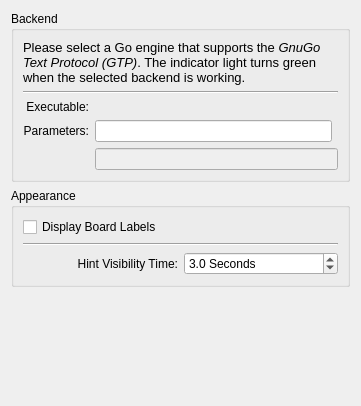
<?xml version="1.0" encoding="UTF-8"?>
<ui version="4.0">
 <class>GeneralConfig</class>
 <widget class="QWidget" name="GeneralConfig">
  <property name="geometry">
   <rect>
    <x>0</x>
    <y>0</y>
    <width>361</width>
    <height>406</height>
   </rect>
  </property>
  <layout class="QVBoxLayout" name="verticalLayout_2">
   <item>
    <widget class="QGroupBox" name="backendGroupBox">
     <property name="title">
      <string>Backend</string>
     </property>
     <layout class="QGridLayout" name="gridLayout">
      <item row="2" column="0">
       <widget class="QLabel" name="label_3">
        <property name="text">
         <string>Executable:</string>
        </property>
        <property name="alignment">
         <set>Qt::AlignRight|Qt::AlignTrailing|Qt::AlignVCenter</set>
        </property>
        <property name="buddy">
         <cstring>engineExecutable</cstring>
        </property>
       </widget>
      </item>
      <item row="2" column="1" colspan="2">
       <widget class="KUrlRequester" name="engineExecutable">
        <property name="sizePolicy">
         <sizepolicy hsizetype="Preferred" vsizetype="Preferred">
          <horstretch>1</horstretch>
          <verstretch>0</verstretch>
         </sizepolicy>
        </property>
        <property name="toolTip">
         <string>Select the executable file to start the Go engine</string>
        </property>
       </widget>
      </item>
      <item row="3" column="0">
       <widget class="QLabel" name="label">
        <property name="text">
         <string>Parameters:</string>
        </property>
        <property name="alignment">
         <set>Qt::AlignRight|Qt::AlignTrailing|Qt::AlignVCenter</set>
        </property>
        <property name="buddy">
         <cstring>engineParameters</cstring>
        </property>
       </widget>
      </item>
      <item row="3" column="1">
       <widget class="QLineEdit" name="engineParameters">
        <property name="toolTip">
         <string>Add here the necessary parameters to start the Engine in GTP mode</string>
        </property>
       </widget>
      </item>
      <item row="4" column="1" colspan="2">
       <widget class="QLineEdit" name="kcfg_EngineCommand">
        <property name="enabled">
         <bool>false</bool>
        </property>
        <property name="focusPolicy">
         <enum>Qt::NoFocus</enum>
        </property>
        <property name="toolTip">
         <string>This is the resulting engine command which will be used by Kigo</string>
        </property>
        <property name="text">
         <string/>
        </property>
        <property name="readOnly">
         <bool>true</bool>
        </property>
       </widget>
      </item>
      <item row="3" column="2">
       <widget class="KLed" name="engineLed">
        <property name="sizePolicy">
         <sizepolicy hsizetype="Fixed" vsizetype="Fixed">
          <horstretch>0</horstretch>
          <verstretch>0</verstretch>
         </sizepolicy>
        </property>
        <property name="toolTip">
         <string>Indicates whether the Go engine works correctly</string>
        </property>
        <property name="state">
         <enum>KLed::Off</enum>
        </property>
       </widget>
      </item>
      <item row="0" column="0" colspan="3">
       <widget class="QLabel" name="label_4">
        <property name="text">
         <string>&lt;!DOCTYPE HTML PUBLIC &quot;-//W3C//DTD HTML 4.0//EN&quot; &quot;http://www.w3.org/TR/REC-html40/strict.dtd&quot;&gt;
&lt;html&gt;&lt;head&gt;&lt;meta name=&quot;qrichtext&quot; content=&quot;1&quot; /&gt;&lt;style type=&quot;text/css&quot;&gt;
p, li { white-space: pre-wrap; }
&lt;/style&gt;&lt;/head&gt;&lt;body style=&quot; font-family:'Sans Serif'; font-size:10pt; font-weight:400; font-style:normal;&quot;&gt;
&lt;p style=&quot; margin-top:0px; margin-bottom:0px; margin-left:0px; margin-right:0px; -qt-block-indent:0; text-indent:0px;&quot;&gt;Please select a Go engine that supports the &lt;span style=&quot; font-style:italic;&quot;&gt;GnuGo Text Protocol (GTP)&lt;/span&gt;. The indicator light turns green when the selected backend is working.&lt;/p&gt;&lt;/body&gt;&lt;/html&gt;</string>
        </property>
        <property name="wordWrap">
         <bool>true</bool>
        </property>
       </widget>
      </item>
      <item row="1" column="0" colspan="3">
       <widget class="Line" name="line_2">
        <property name="orientation">
         <enum>Qt::Horizontal</enum>
        </property>
       </widget>
      </item>
     </layout>
    </widget>
   </item>
   <item>
    <widget class="QGroupBox" name="appearanceGroupBox">
     <property name="title">
      <string>Appearance</string>
     </property>
     <property name="checkable">
      <bool>false</bool>
     </property>
     <layout class="QGridLayout" name="gridLayout_2">
      <item row="0" column="0" colspan="2">
       <widget class="QCheckBox" name="kcfg_ShowBoardLabels">
        <property name="text">
         <string>Display Board Labels</string>
        </property>
       </widget>
      </item>
      <item row="4" column="0">
       <widget class="QLabel" name="label_2">
        <property name="text">
         <string>Hint Visibility Time:</string>
        </property>
        <property name="alignment">
         <set>Qt::AlignRight|Qt::AlignTrailing|Qt::AlignVCenter</set>
        </property>
        <property name="buddy">
         <cstring>kcfg_HintVisibleTime</cstring>
        </property>
       </widget>
      </item>
      <item row="4" column="1">
       <widget class="QDoubleSpinBox" name="kcfg_HintVisibleTime">
        <property name="sizePolicy">
         <sizepolicy hsizetype="Minimum" vsizetype="Fixed">
          <horstretch>0</horstretch>
          <verstretch>0</verstretch>
         </sizepolicy>
        </property>
        <property name="suffix">
         <string> Seconds</string>
        </property>
        <property name="decimals">
         <number>1</number>
        </property>
        <property name="minimum">
         <double>1.000000000000000</double>
        </property>
        <property name="maximum">
         <double>10.000000000000000</double>
        </property>
        <property name="singleStep">
         <double>0.500000000000000</double>
        </property>
        <property name="value">
         <double>3.000000000000000</double>
        </property>
       </widget>
      </item>
      <item row="3" column="0" colspan="2">
       <widget class="Line" name="line">
        <property name="orientation">
         <enum>Qt::Horizontal</enum>
        </property>
       </widget>
      </item>
     </layout>
    </widget>
   </item>
   <item>
    <spacer name="verticalSpacer">
     <property name="orientation">
      <enum>Qt::Vertical</enum>
     </property>
     <property name="sizeHint" stdset="0">
      <size>
       <width>20</width>
       <height>40</height>
      </size>
     </property>
    </spacer>
   </item>
  </layout>
 </widget>
 <customwidgets>
  <customwidget>
   <class>KLed</class>
   <extends>QWidget</extends>
   <header>kled.h</header>
  </customwidget>
  <customwidget>
   <class>KUrlRequester</class>
   <extends>QFrame</extends>
   <header>kurlrequester.h</header>
  </customwidget>
 </customwidgets>
 <tabstops>
  <tabstop>kcfg_ShowBoardLabels</tabstop>
  <tabstop>kcfg_HintVisibleTime</tabstop>
 </tabstops>
 <resources/>
 <connections/>
</ui>
